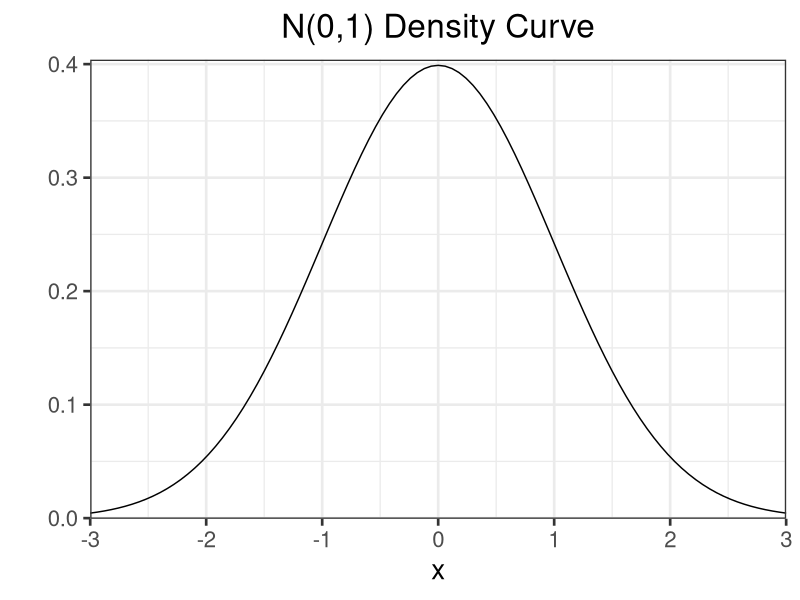
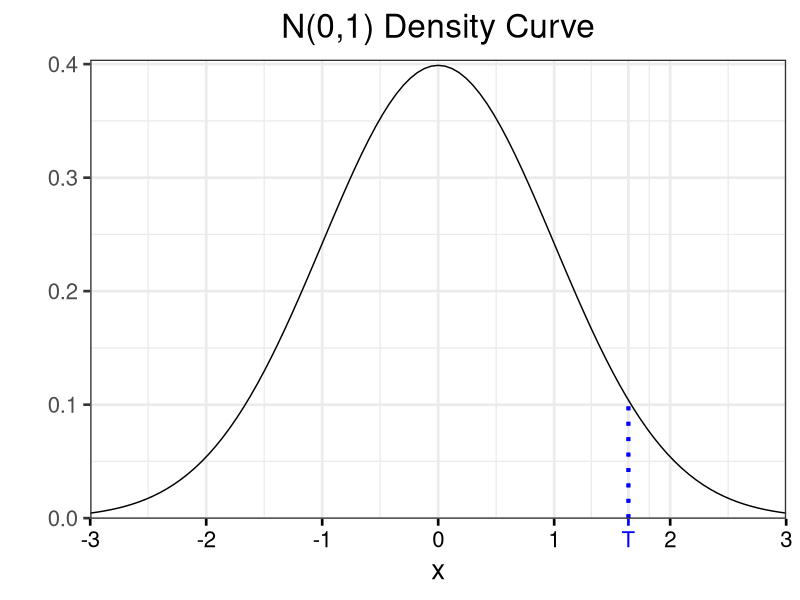
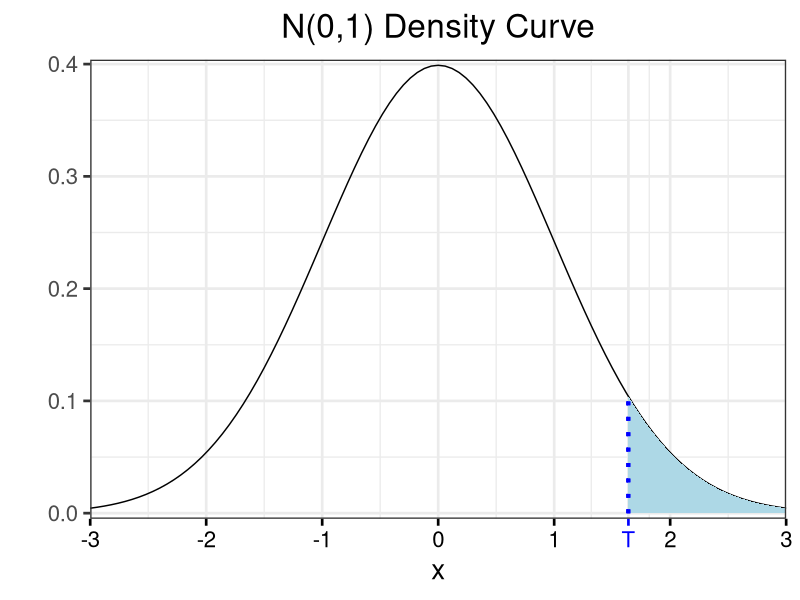
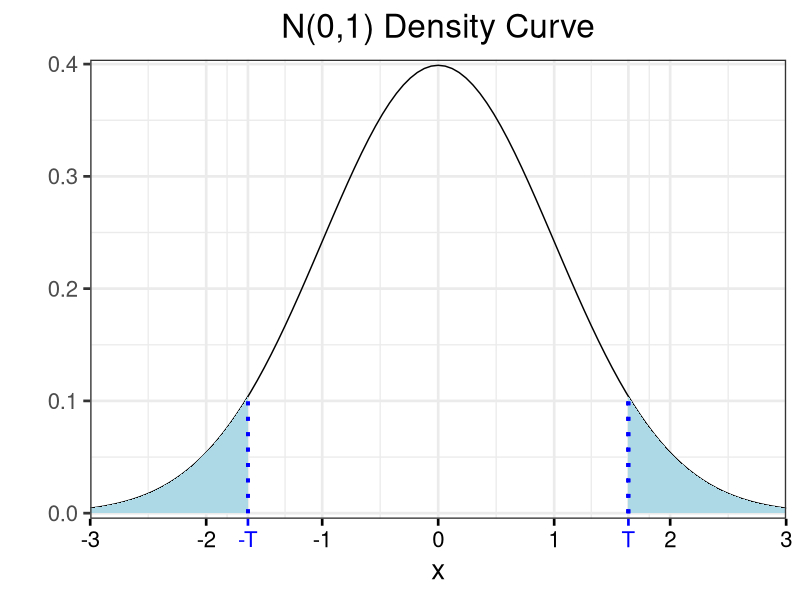
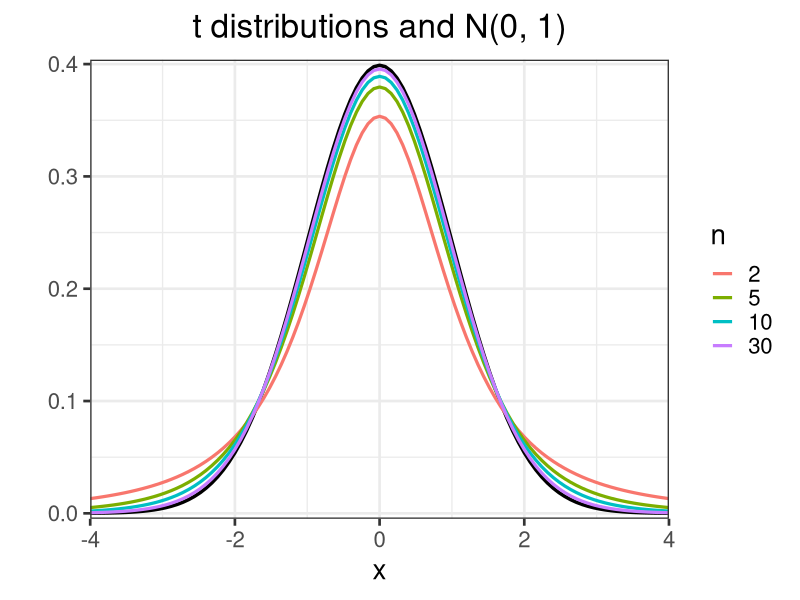
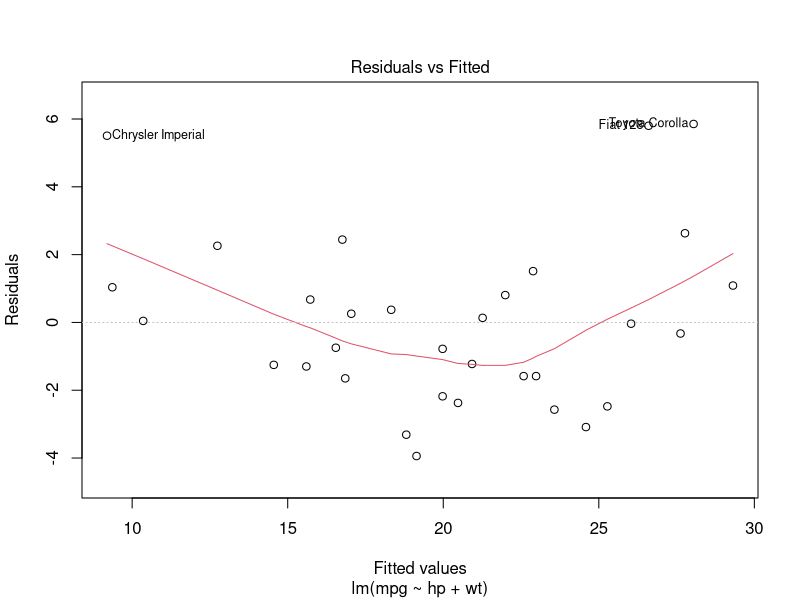
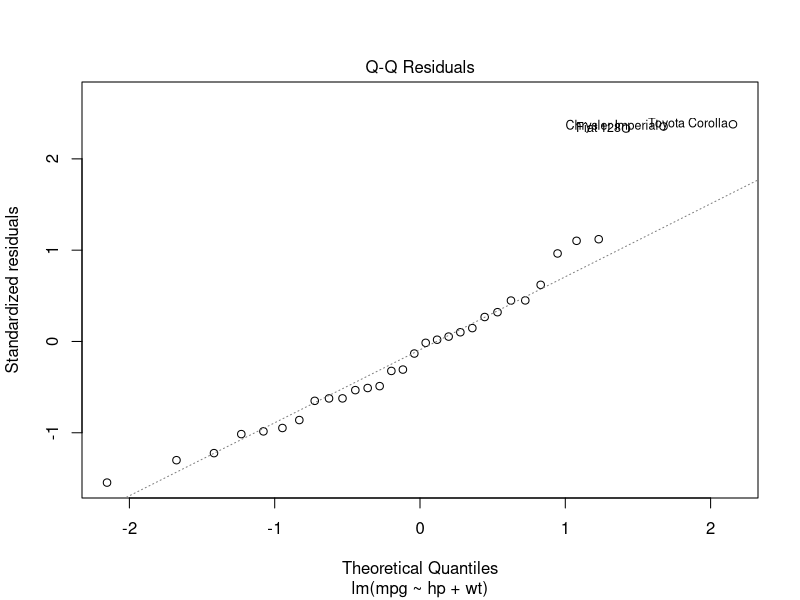
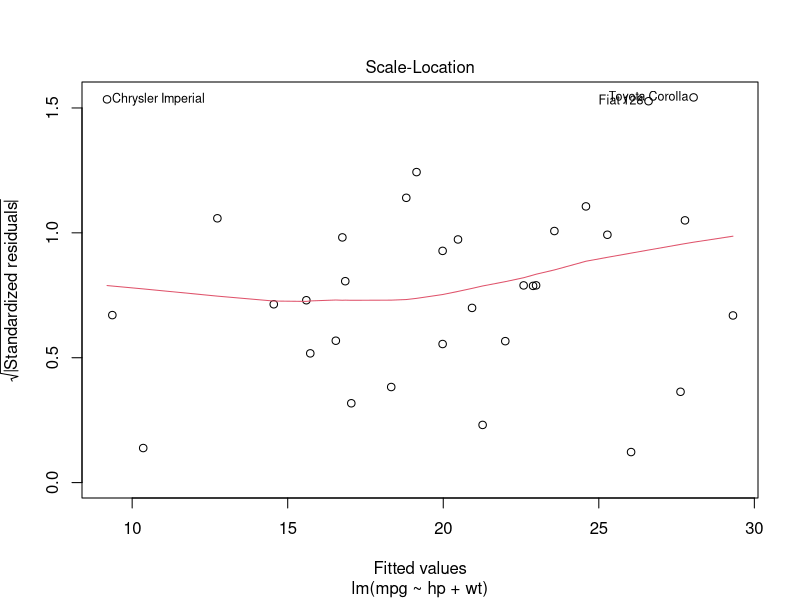

Write R code to recreate these figures, in order.
## ---- chunk 1
options(htmltools.dir.version = FALSE)
knitr::opts_chunk$set(comment = "##")
knitr::opts_chunk$set(cache = TRUE)
library(kableExtra)
library(tidyverse)
## ---- chunk 2
# set the seed for reproducibility!
set.seed(302)
# the true population parameter, considered unknown!
p <- 0.6
# simulate 100 coin flips
coin_flips <- rbinom(100, size = 1, prob = p)
head(coin_flips)
sum(coin_flips)
## ---- chunk 3
# record test statistic
test_stat <- sum(coin_flips)
# record how "extreme" our test statistic is
diff_from_exp <- abs(50 - test_stat)
# first component: probability of observing a test statistic as or more extreme
#                  than ours less than the expected value
# second component: probability of observing a test statistic as or more extreme
#                   than ours more than the expected value
p_val <- pbinom(50 - diff_from_exp, size = 100, prob = 0.5) +
  pbinom(50 + diff_from_exp - 1, size = 100, prob = 0.5, lower.tail = FALSE) 
round(p_val, 3)
## ---- chunk 4
n01 <- ggplot(data = data.frame(x = c(-3, 3)), aes(x)) +
  stat_function(fun = dnorm, n = 101, args = list(mean = 0, sd = 1)) + ylab("") +
  theme_bw(base_size = 20) + 
  scale_y_continuous(expand = c(0, 0.005)) +
  scale_x_continuous(expand = c(0, 0)) + 
  labs(title = "N(0,1) Density Curve") +
  theme(plot.title = element_text(hjust = 0.5))
n01
## ---- chunk 5
n02 <- n01 + geom_segment(x = 1.64, y = 0, xend = 1.64, yend = dnorm(1.64), 
                   colour = "blue", linetype = "dotted", lwd = 1.3) +
  scale_x_continuous(breaks = c(-3:1, 1.64, 2, 3), expand = c(0, 0),
                     labels = c("-3", "-2", "-1", "0", "1", "T", "2", "3")) + 
  theme(axis.text.x = element_text(color = c(rep("black", 5), "blue", "black", "black"))) +
  theme(axis.ticks.x = element_line(color = c(rep("black", 5), "blue", "black", "black")))
n02
## ---- chunk 6
n03 <- n02 + stat_function(fun = dnorm, 
                xlim = c(1.64, 3),
                geom = "area",
                fill = "lightblue") + 
  geom_segment(x = 1.64, y = 0, xend = 1.64, yend = dnorm(1.64), 
                   colour = "blue", linetype = "dotted", lwd = 1.3)
n03
## ---- chunk 7
n03 + stat_function(fun = dnorm, 
                xlim = c(-1.64, -3),
                geom = "area",
                fill = "lightblue") + 
  geom_segment(x = -1.64, y = 0, xend = -1.64, yend = dnorm(-1.64), 
                   colour = "blue", linetype = "dotted", lwd = 1.3) +
  scale_x_continuous(breaks = c(-3, -2, -1.64, -1, 0 , 1, 1.64, 2, 3),
                     expand = c(0, 0),
                     labels = c("-3", "-2", "-T", "-1", "0", "1", "T", "2", "3")) + 
  theme(axis.text.x = element_text(color = c(rep("black", 2), "blue",
                                             rep("black", 3), "blue",
                                             rep("black", 2)))) +
  theme(axis.ticks.x = element_line(color = c(rep("black", 2), "blue",
                                             rep("black", 3), "blue",
                                             rep("black", 2))))
## ---- chunk 8
myfac <- factor(c(2, 5, 10, 30), levels = c(2, 5, 10, 30))
n01 + stat_function(fun = dnorm, n = 101, args = list(mean = 0, sd = 1), size = 1.2) +
  stat_function(fun = dt, n = 101, args = list(df = 2), aes(color = myfac[1]), size = 1.1) +
  stat_function(fun = dt, n = 101, args = list(df = 5), aes(color = myfac[2]), size = 1.1) +
  stat_function(fun = dt, n = 101, args = list(df = 10), aes(color = myfac[3]), size = 1.1) +
  stat_function(fun = dt, n = 101, args = list(df = 30), aes(color = myfac[4]), size = 1.1) +
  scale_x_continuous(limits = c(-4, 4), expand = c(0, 0)) +
  labs(title = "t distributions and N(0, 1)", color = "n") + 
  scale_color_discrete(breaks = sort(myfac))
## ---- chunk 9
set.seed(302)
x <- rnorm(10, mean = 0, sd = 1)
y <- rnorm(10, mean = 1.5, sd = 1)
t.test(x, y)
## ---- chunk 10
t.test(x, y, alternative = "less")
## ---- chunk 11
t.test(x, mu = 0)
## ---- chunk 12
data(mtcars)
my_lm <- lm(mpg ~ hp + wt, data = mtcars)
class(my_lm)
my_lm
## ---- chunk 13
names(my_lm)
## ---- chunk 14
summary(my_lm)
## ---- chunk 15
plot(my_lm, which = 1)
## ---- chunk 16
plot(my_lm, which = 2)
## ---- chunk 17
plot(my_lm, which = 3)
## ---- chunk 18
plot(my_lm, which = 5)
## ---- chunk 19
coef(my_lm)
## ---- chunk 20
mod_fits <- fitted(my_lm)
my_df <- data.frame(actual = mtcars$mpg, fitted = mod_fits)
ggplot(my_df, aes(x = fitted, y = actual)) +
  geom_point() +
  geom_abline(slope = 1, intercept = 0, col = "red", lty = 2) + 
  theme_bw(base_size = 15) +
  labs(x = "Fitted values", y = "Actual values", title = "Actual vs. Fitted") +
  theme(plot.title = element_text(hjust = 0.5))
## ---- chunk 21
# Note: wt is in 1000s of lbs!
new_obs <- data.frame(hp = c(100, 150), wt = c(3, 3.5))
predict(my_lm, new_obs)
## ---- chunk 22
no_intercept <- lm(mpg ~ hp + wt - 1, data = mtcars)
summary(no_intercept)
## ---- chunk 23
interact <- lm(mpg ~ hp:wt, data = mtcars)
summary(interact)
## ---- chunk 24
include_all <- lm(mpg ~ ., data = mtcars)
summary(include_all)
